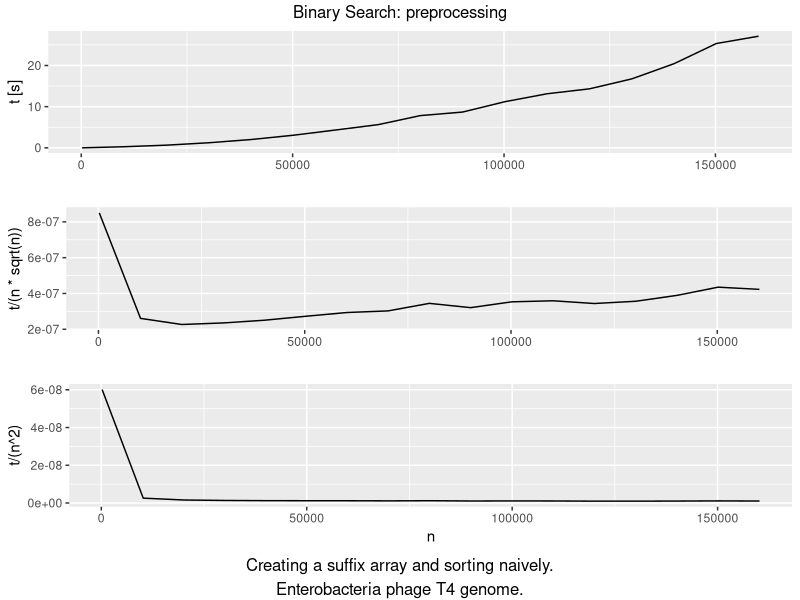
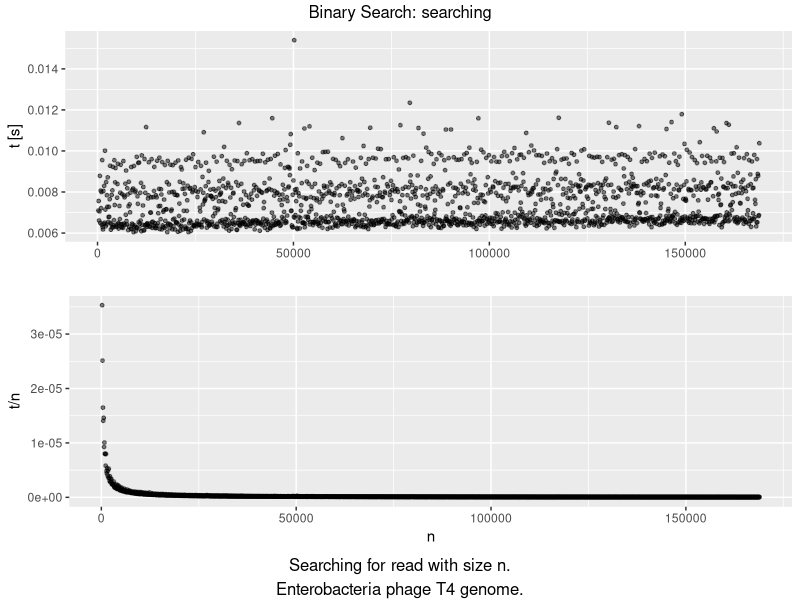
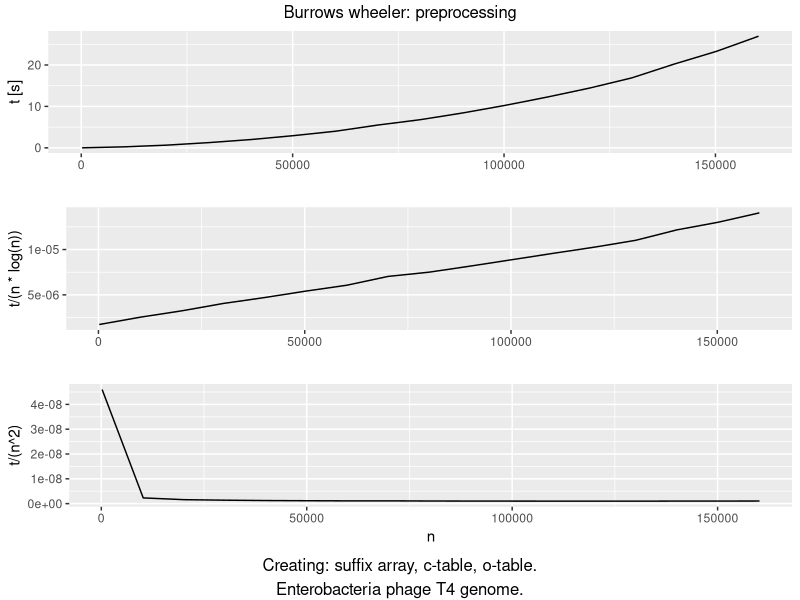

Recreate these plots in R, in order. (Note: this script raises an error after producing the figures.)
library(gridExtra)
library(tidyverse)


fancyarrange3 = function(p1, p2, p3, sometitle, somesubtitle) {
    gA <- ggplotGrob(p1)
    gB <- ggplotGrob(p2)
    gC <- ggplotGrob(p3)
    
    maxWidth = grid::unit.pmax(gA$widths[2:5], gB$widths[2:5], gC$widths[2:5])
    gA$widths[2:5] <- as.list(maxWidth)
    gB$widths[2:5] <- as.list(maxWidth)
    gC$widths[2:5] <- as.list(maxWidth)
    
    grid.arrange(gA, gB, gC, ncol=1, top = paste(sometitle), bottom = somesubtitle)
}

fancyarrange2 = function(p1, p2, sometitle, somesubtitle) {
    gA <- ggplotGrob(p1)
    gB <- ggplotGrob(p2)
    
    
    maxWidth = grid::unit.pmax(gA$widths[2:5], gB$widths[2:5])
    gA$widths[2:5] <- as.list(maxWidth)
    gB$widths[2:5] <- as.list(maxWidth)
    
    
    grid.arrange(gA, gB, ncol=1, top = paste(sometitle), bottom = somesubtitle)
}



# 1 Binary search: preprocessing
prep_bs <- read_csv("bs_prep.csv")


p_prep_bs1 = prep_bs %>% ggplot(aes(n, t)) + geom_line() + labs(y = "t [s]", x = "") #+ labs(title = 'some subtitle')
p_prep_bs2 = prep_bs %>% ggplot(aes(n, t/(n*log(n)))) + geom_line() + labs(x = "")
p_prep_bs3 = prep_bs %>% ggplot(aes(n, t/(n*sqrt(n)))) + geom_line() + labs(x = "")
p_prep_bs4 = prep_bs %>% ggplot(aes(n, t/(n^2))) + geom_line()



fancyarrange3(p_prep_bs1, p_prep_bs3, p_prep_bs4, 'Binary Search: preprocessing', 'Creating a suffix array and sorting naively.\nEnterobacteria phage T4 genome.')


# 2 Binary search: searching
bs_search <- read_csv("bs_search.csv")

p_bs_search1 = bs_search %>% ggplot(aes(n, t)) + geom_point(alpha = 0.5, size = 1) + labs(y = "t [s]", x= "")# title = "Binary Search: searching", subtitle = "Searching for reads with size n.\nEnterobacteria phage T4 genome.")
p_bs_search2 = bs_search %>% ggplot(aes(n, t/n)) + geom_point(alpha = 0.5, size = 1)

fancyarrange2(p_bs_search1, p_bs_search2,  'Binary Search: searching', 'Searching for read with size n.\nEnterobacteria phage T4 genome.')


# 3 BW: preprocessing
prep_bw <- read_csv("bw_prep.csv")


p_prep_bw1 = prep_bw %>% ggplot(aes(n, t)) + geom_line() + labs(y = "t [s]", x = "") #+ labs(title = 'some subtitle')
p_prep_bw2 = prep_bw %>% ggplot(aes(n, t/(n*log(n)))) + geom_line() + labs(x = "")
p_prep_bw3 = prep_bw %>% ggplot(aes(n, t/(n*sqrt(n)))) + geom_line() + labs(x = "")
p_prep_bw4 = prep_bw %>% ggplot(aes(n, t/(n^2))) + geom_line()



fancyarrange3(p_prep_bw1, p_prep_bw2, p_prep_bw4, 'Burrows wheeler: preprocessing', 'Creating: suffix array, c-table, o-table.\nEnterobacteria phage T4 genome.')


# 4 BW: searching

bw_search <- read_csv("bw_search.csv")

p_bw_search1 = bw_search %>% ggplot(aes(n, t)) + geom_point(alpha = 0.5, size = 1) + labs(y = "t [s]", x= "")# title = "Binary Search: searching", subtitle = "Searching for reads with size n.\nEnterobacteria phage T4 genome.")
p_bw_search2 = bw_search %>% ggplot(aes(n, t/n)) + geom_point(alpha = 0.5, size = 1)

fancyarrange2(p_bw_search1, p_bw_search2,  'Burrows Wheeler: searching', 'Searching for read with size n.\nEnterobacteria phage T4 genome.')

































#sa %>%  mutate(ratio = s/(n^2)) %>%  View


# lcp - longest common prefix
lcp <- read_csv("lcp.csv")
p_lcp1 = lcp %>% ggplot(aes(n, s)) + geom_point()
p_lcp2 = lcp %>% ggplot(aes(n, s/(n*sqrt(n)))) + geom_point()
fancyarrange2(p_lcp1, p_lcp2, 'Longest Common Prefix')


# st - suffix tree
st <- read_csv("st.csv")
p_st1 = st %>% ggplot(aes(n, s)) + geom_point()
p_st2 = st %>% ggplot(aes(n, s/(n))) + geom_point()
p_st3 = st %>% ggplot(aes(n, s/n^2)) + geom_point()


fancyarrange3(p_st1, p_st2, p_st3, 'Suffix Tree')





